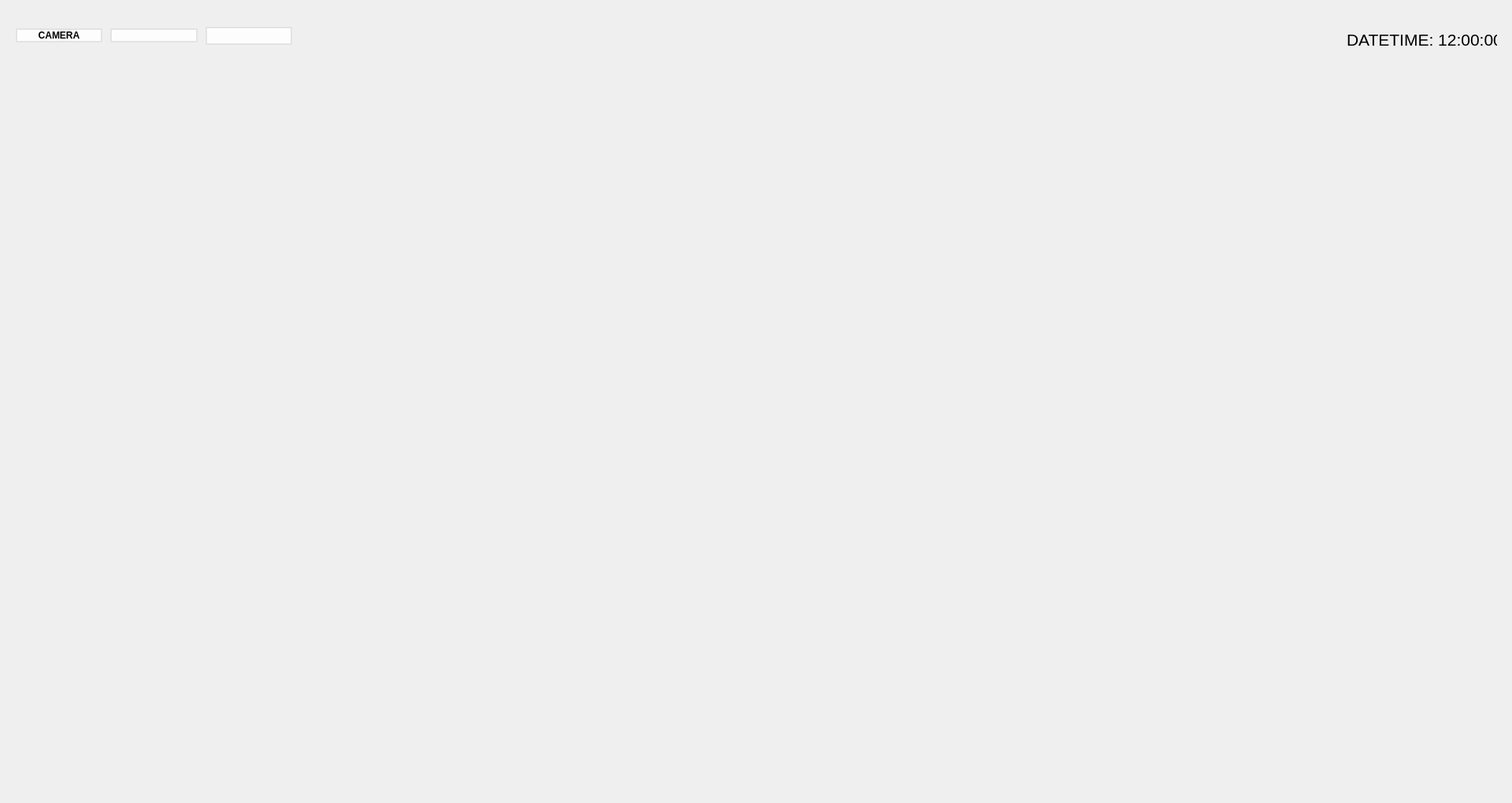
<?xml version="1.0" encoding="UTF-8"?>
<ui version="4.0">
 <class>MainWindow</class>
 <widget class="QMainWindow" name="MainWindow">
  <property name="geometry">
   <rect>
    <x>0</x>
    <y>0</y>
    <width>1920</width>
    <height>1020</height>
   </rect>
  </property>
  <property name="sizePolicy">
   <sizepolicy hsizetype="Preferred" vsizetype="Preferred">
    <horstretch>0</horstretch>
    <verstretch>0</verstretch>
   </sizepolicy>
  </property>
  <property name="windowTitle">
   <string>Camera Management</string>
  </property>
  <property name="styleSheet">
   <string notr="true">/* Main Window Background */
QMainWindow {
    background: qlineargradient(spread:pad, x1:0, y1:0, x2:1, y2:1, 
                                stop:0 #f2f6f9, stop:1 #e0e5ec);
}

/* QStackedWidget Base Style */
QStackedWidget {
    background: qlineargradient(spread:pad, x1:0, y1:0, x2:1, y2:1, 
                                stop:0 #f2f6f9, stop:1 #e0e5ec);
    border: 2px solid #dcdfe3;
    border-radius: 18px;
    padding: 10px;
}

/* Optional: Pages inside the stacked widget */
QStackedWidget &gt; QWidget {
    background: transparent;
    border-radius: 12px;
}
</string>
  </property>
  <property name="documentMode">
   <bool>false</bool>
  </property>
  <widget class="QWidget" name="centralwidget">
   <widget class="QStackedWidget" name="stackedWidget">
    <property name="geometry">
     <rect>
      <x>20</x>
      <y>90</y>
      <width>1881</width>
      <height>911</height>
     </rect>
    </property>
    <widget class="QWidget" name="page"/>
    <widget class="QWidget" name="page_2"/>
   </widget>
   <widget class="QLabel" name="label">
    <property name="geometry">
     <rect>
      <x>1710</x>
      <y>30</y>
      <width>191</width>
      <height>41</height>
     </rect>
    </property>
    <property name="font">
     <font>
      <pointsize>16</pointsize>
     </font>
    </property>
    <property name="text">
     <string>DATETIME: 12:00:00</string>
    </property>
   </widget>
   <widget class="QWidget" name="horizontalLayoutWidget">
    <property name="geometry">
     <rect>
      <x>20</x>
      <y>20</y>
      <width>351</width>
      <height>51</height>
     </rect>
    </property>
    <layout class="QHBoxLayout" name="horizontalLayout">
     <property name="spacing">
      <number>10</number>
     </property>
     <item>
      <widget class="QPushButton" name="camera_page_2">
       <property name="minimumSize">
        <size>
         <width>0</width>
         <height>0</height>
        </size>
       </property>
       <property name="cursor">
        <cursorShape>ArrowCursor</cursorShape>
       </property>
       <property name="layoutDirection">
        <enum>Qt::LeftToRight</enum>
       </property>
       <property name="styleSheet">
        <string notr="true">QPushButton {
   background-color: rgba(255, 255, 255, 0.9);
    border: 2px solid rgba(200, 200, 200, 0.5);
    border-radius: 18px;
    color: #000;
    font-size: 12px;
    font-weight: 500;
}

QPushButton:hover {
 	background-color: #dbeaff;
}
</string>
       </property>
       <property name="text">
        <string>CAMERA</string>
       </property>
       <property name="icon">
        <iconset>
         <normaloff>../asset/images/cam.png</normaloff>../asset/images/cam.png</iconset>
       </property>
       <property name="iconSize">
        <size>
         <width>32</width>
         <height>32</height>
        </size>
       </property>
      </widget>
     </item>
     <item>
      <widget class="QPushButton" name="camera_page">
       <property name="minimumSize">
        <size>
         <width>0</width>
         <height>0</height>
        </size>
       </property>
       <property name="cursor">
        <cursorShape>ArrowCursor</cursorShape>
       </property>
       <property name="layoutDirection">
        <enum>Qt::LeftToRight</enum>
       </property>
       <property name="styleSheet">
        <string notr="true">QPushButton {
   background-color: rgba(255, 255, 255, 0.9);
    border: 2px solid rgba(200, 200, 200, 0.5);
    border-radius: 18px;
    color: #000;
    font-size: 12px;
    font-weight: 500;
}

QPushButton:hover {
 	background-color: #dbeaff;
}
</string>
       </property>
       <property name="text">
        <string/>
       </property>
       <property name="icon">
        <iconset>
         <normaloff>../asset/images/cam.png</normaloff>../asset/images/cam.png</iconset>
       </property>
       <property name="iconSize">
        <size>
         <width>32</width>
         <height>32</height>
        </size>
       </property>
      </widget>
     </item>
     <item>
      <widget class="QPushButton" name="camera_page_3">
       <property name="minimumSize">
        <size>
         <width>0</width>
         <height>0</height>
        </size>
       </property>
       <property name="cursor">
        <cursorShape>ArrowCursor</cursorShape>
       </property>
       <property name="layoutDirection">
        <enum>Qt::LeftToRight</enum>
       </property>
       <property name="styleSheet">
        <string notr="true">QPushButton {
   background-color: rgba(255, 255, 255, 0.9);
    border: 2px solid rgba(200, 200, 200, 0.5);
    border-radius: 18px;
    color: #000;
    font-size: 16px;
    font-weight: 500;
}

QPushButton:hover {
 	background-color: #dbeaff;
}
</string>
       </property>
       <property name="text">
        <string/>
       </property>
       <property name="icon">
        <iconset>
         <normaloff>../asset/images/cam.png</normaloff>../asset/images/cam.png</iconset>
       </property>
       <property name="iconSize">
        <size>
         <width>32</width>
         <height>32</height>
        </size>
       </property>
      </widget>
     </item>
    </layout>
   </widget>
  </widget>
 </widget>
 <resources/>
 <connections/>
</ui>
